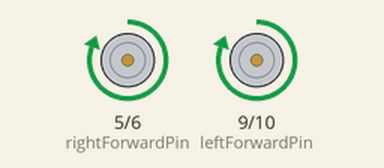
The sketch below on a simulated Arduino Uno, built with avr-gcc and run on an emulated ATmega328P. On the bench: motor-driver pin pairs drawn as motors (green arrow = first pin HIGH = forward, orange = second pin HIGH = backward, longer = more drive).

Above: at 1.3 s.
At 2.9 s:
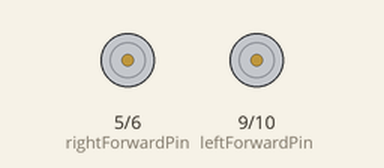
At 4.4 s:
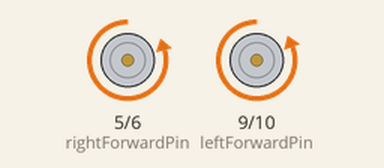
Timing chart, 0 to 8.2 s (numbered marks = the images above):
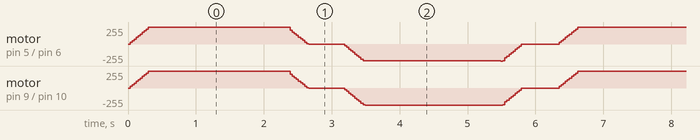

The sketch:

motorPwmDemo.ino
```cpp
/*
 The circuit:
 * using L298N H-bridge board
 * hbridge
 * pin 9 PWM - to H-bridge In1 (motor A, forward)
 * pin 10 PWM - to H-bridge In2 (motor A, reverse)
 */
//
int rightForwardPin = 5;
int rightReversePin = 6;
int leftForwardPin = 9;
int leftReversePin = 10;
int maxValue = 255; /* 1-255 */
int fadeSpeed = 25; /* 1-255, lower is slower, 5 typical */
int pauseTime = 500; /* msec to pause between forward and reverse */
int runTime = 2000; /* msec to run full speed before slowing */
// ==========================================================================================
// setup
//
void setup() {
  moveStop();
}
// ==========================================================================================
// loop
//
// each attached device has a currentLevel, a targetLevel, and an acceleration.
// changes are made by modifying the targetLevel, and optionally the acceperation
// the loop translates those changes into motion changes
//
void loop() {
  //
  // forward - ramp from off to full
  //
  for (int fadeValue = 0 ; fadeValue <= maxValue; fadeValue += fadeSpeed) {
    analogWrite(leftForwardPin, fadeValue);
    analogWrite(rightForwardPin, fadeValue);
    delay(30);
  }
  analogWrite(leftForwardPin, maxValue);
  analogWrite(rightForwardPin, maxValue);
  delay(runTime);
  //
  // forward - ramp from full to off
  //
  for (int fadeValue = maxValue ; fadeValue >= 0; fadeValue -= fadeSpeed) {
    analogWrite(leftForwardPin, fadeValue);
    analogWrite(rightForwardPin, fadeValue);
    delay(30);
  }
  moveStop();
  delay(pauseTime);
  //
  // reverse - ramp from off to full
  //
  for (int fadeValue = 0 ; fadeValue <= maxValue; fadeValue += fadeSpeed) {
    analogWrite(leftReversePin, fadeValue);
    analogWrite(rightReversePin, fadeValue);
    delay(30);
  }
  analogWrite(leftReversePin, maxValue);
  delay(runTime);
  //
  // reverse - ramp from full to off
  //
  for (int fadeValue = maxValue ; fadeValue >= 0; fadeValue -= fadeSpeed) {
    analogWrite(leftReversePin, fadeValue);
    analogWrite(rightReversePin, fadeValue);
    delay(30);
  }
  moveStop();
  delay(pauseTime);
}
/* ======================================================================
 * Stop
*/
void moveStop (){
  analogWrite(leftForwardPin, 0);
  analogWrite(leftReversePin, 0);
  analogWrite(rightForwardPin, 0);
  analogWrite(rightReversePin, 0);
}
/* ======================================================================
 * Forward
*/
void moveForward() {

}
```
